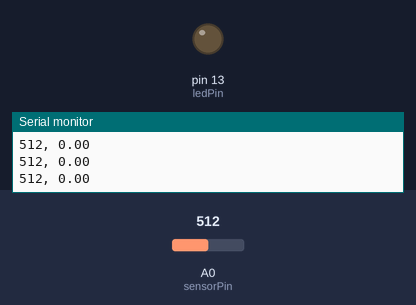
Simulated run of this sketch. Board: Arduino Uno, built with avr-gcc and run on an emulated ATmega328P. Parts: output pins drawn as LEDs (lit = HIGH), the last lines printed to the serial monitor. Inputs (shaded band) come from the test bench; at power-on: A0 (sensorPin) = 512.

Above: at 1.2 s.
1.3 s: A0 (sensorPin) set to 41
2.8 s: A0 (sensorPin) set to 34
At 4.0 s:
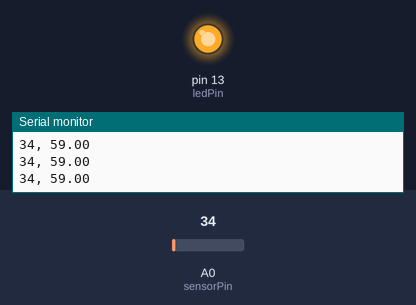
4.3 s: A0 (sensorPin) set to 60
At 5.2 s:
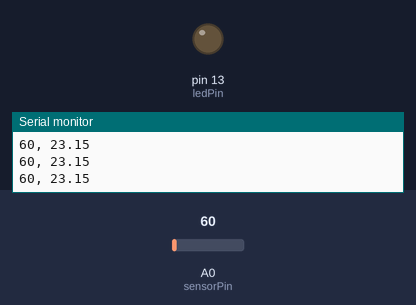
7.3 s: A0 (sensorPin) set to 0
At 8.6 s:
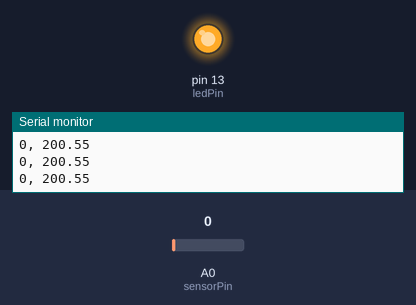
Timing chart, 0 to 9.8 s (numbered marks = the images above; inputs shaded):
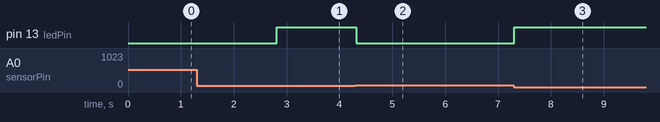

Measured:
- the behaviour switches between 39 and 38 on A0 (sensorPin) (found by bisection; images 0 and 1)
- after the input at 2.8 s, pin 13 (ledPin): LOW → HIGH at once
- after the input at 4.3 s, pin 13 (ledPin): HIGH → LOW at once
- after the input at 7.3 s, pin 13 (ledPin): LOW → HIGH at once

The sketch:

termistore.ino
```cpp
/*
 * Come estrarre un valore di temperatura da un termistore
 * interpolando con curva esponenziale da una tabella di
 * valori ricavati empiricamente.
 *
 * Visualizza l'esperienza di laboratorio completa:
 * https://youtu.be/rewihSIK1NY
 *
 */

int sensorPin     = A0;
int ledPin        = 13;
int sensorValue   = 0;
float temperatura = 0.0;

void setup() {

  pinMode(ledPin, OUTPUT);
  Serial.begin( 9600 );

}

void loop() {

  sensorValue = analogRead(sensorPin);
  temperatura = 200.55 * expf( -0.03598389 * ((float)sensorValue) );
  Serial.print( sensorValue );
  Serial.print( ", " );
  Serial.println( temperatura );

  // turn the ledPin on
  digitalWrite( ledPin, temperatura > 50 );

}
```
